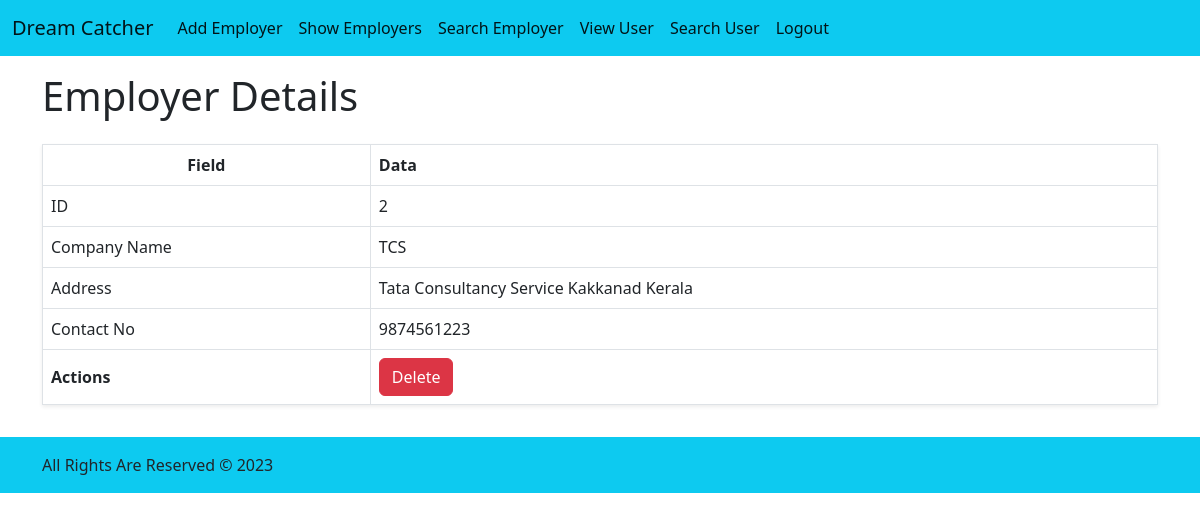
/accounts/employers/2/detail/, run on the app's committed database.
### accounts/models.py (models this page shows, shortened)
class EmployerModel(models.Model):
    company_name = models.CharField(max_length=64)
    address = models.TextField(max_length=150)
    contact_no = models.BigIntegerField()
    user = models.OneToOneField(settings.AUTH_USER_MODEL, on_delete=models.CASCADE)
    status = models.BooleanField(default=True)

### accounts/views.py (the view)
# urls.py: path("employers/<int:pk>/detail/", views.EmployerDetailView.as_view(), name="employer_detail"),
class EmployerDetailView(views.DetailView):
        template_name = "accounts/employer/employer_detail.html"
        model = models.EmployerModel
        context_object_name = "employer"

### templates/accounts/employer/employer_detail.html
{% extends 'base_a.html' %} {% block content %}
<div class="container-lg d-flex flex-column gap-3 py-3">
  <div class="row">
    <div class="col">
      <h1>Employer Details</h1>
    </div>
  </div>
  <div class="row">
    <div class="col">
      <table class="table table-bordered align-middle shadow-sm">
        <thead>
          <tr>
            <th class="text-center">Field</th>
            <th>Data</th>
          </tr>
        </thead>
        <tbody>
          <tr>
            <td>ID</td>
            <td>{{employer.id}}</td>
          </tr>
          <tr>
            <td>Company Name</td>
            <td>{{employer.company_name}}</td>
          </tr>
          <tr>
            <td>Address</td>
            <td>{{employer.address}}</td>
          </tr>
          <tr>
            <td>Contact No</td>
            <td>{{employer.contact_no}}</td>
          </tr>
          <tr>
            <th>Actions</th>
            <td>
              <div class="d-flex gap-3 flex-wrap">
                <a
                  href="{% url 'accounts:employer_delete' employer.id %}"
                  class="btn btn-danger"
                  >Delete</a
                >
              </div>
            </td>
          </tr>
        </tbody>
      </table>
    </div>
  </div>
</div>
{% endblock %}

### data on the page
EmployerModel: id "2", company_name "TCS", address "Tata Consultancy Service Kakkanad Kerala", contact_no "9874561223"
